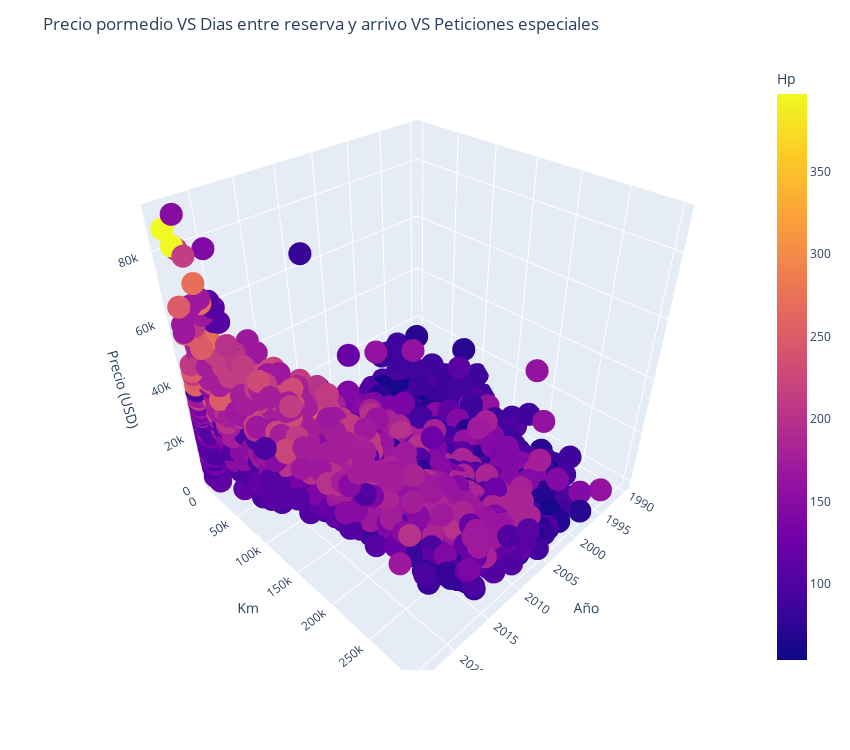

Notebook cell for this chart:
### Markdown cell above
#### Analisis multivariado

### Code cell
#USD_PRICE VS CAR_YEAR VS KM VS ENGINE_POWER
fig = px.scatter_3d(df, x='car_year', y='km', z='usd_price', color='engine_power')

fig.update_layout(title='Precio pormedio VS Dias entre reserva y arrivo VS Peticiones especiales',
                  xaxis_title='Mes',
                  yaxis_title='Conteo',
                  showlegend=True,
                  scene=dict(
                      xaxis=dict(title='Año'),
                      yaxis=dict(title='Km'),
                      zaxis=dict(title='Precio (USD)')
                  ),
                  coloraxis_colorbar=dict(
                  title='Hp'
                  ),
                  width=850,
                  height=750)

fig.show()

### Figure 1 — Plotly figure (JSON) as saved in the notebook; plotly's stock layout.template omitted (floating-point values rounded to 4 significant figures; data arrays with more than 128 entries replaced by an {"elided": "..."} marker saying what was removed)
{"data": [{"hovertemplate": "car_year=%{x}<br>km=%{y}<br>usd_price=%{z}<br>engine_power=%{marker.color}<extra></extra>", "legendgroup": "", "marker": {"color": {"elided": "12043 float values"}, "coloraxis": "coloraxis", "symbol": "circle"}, "mode": "markers", "name": "", "scene": "scene", "showlegend": false, "type": "scatter3d", "x": {"elided": "12043 int values"}, "y": {"elided": "12043 int values"}, "z": {"elided": "12043 float values"}}], "layout": {"coloraxis": {"colorbar": {"title": {"text": "Hp"}}, "colorscale": [[0, "#0d0887"], [0.1111, "#46039f"], [0.2222, "#7201a8"], [0.3333, "#9c179e"], [0.4444, "#bd3786"], [0.5556, "#d8576b"], [0.6667, "#ed7953"], [0.7778, "#fb9f3a"], [0.8889, "#fdca26"], [1, "#f0f921"]]}, "height": 750, "legend": {"tracegroupgap": 0}, "margin": {"t": 60}, "scene": {"domain": {"x": [0, 1], "y": [0, 1]}, "xaxis": {"title": {"text": "Año"}}, "yaxis": {"title": {"text": "Km"}}, "zaxis": {"title": {"text": "Precio (USD)"}}}, "showlegend": true, "title": {"text": "Precio pormedio VS Dias entre reserva y arrivo VS Peticiones especiales"}, "width": 850, "xaxis": {"title": {"text": "Mes"}}, "yaxis": {"title": {"text": "Conteo"}}}}
